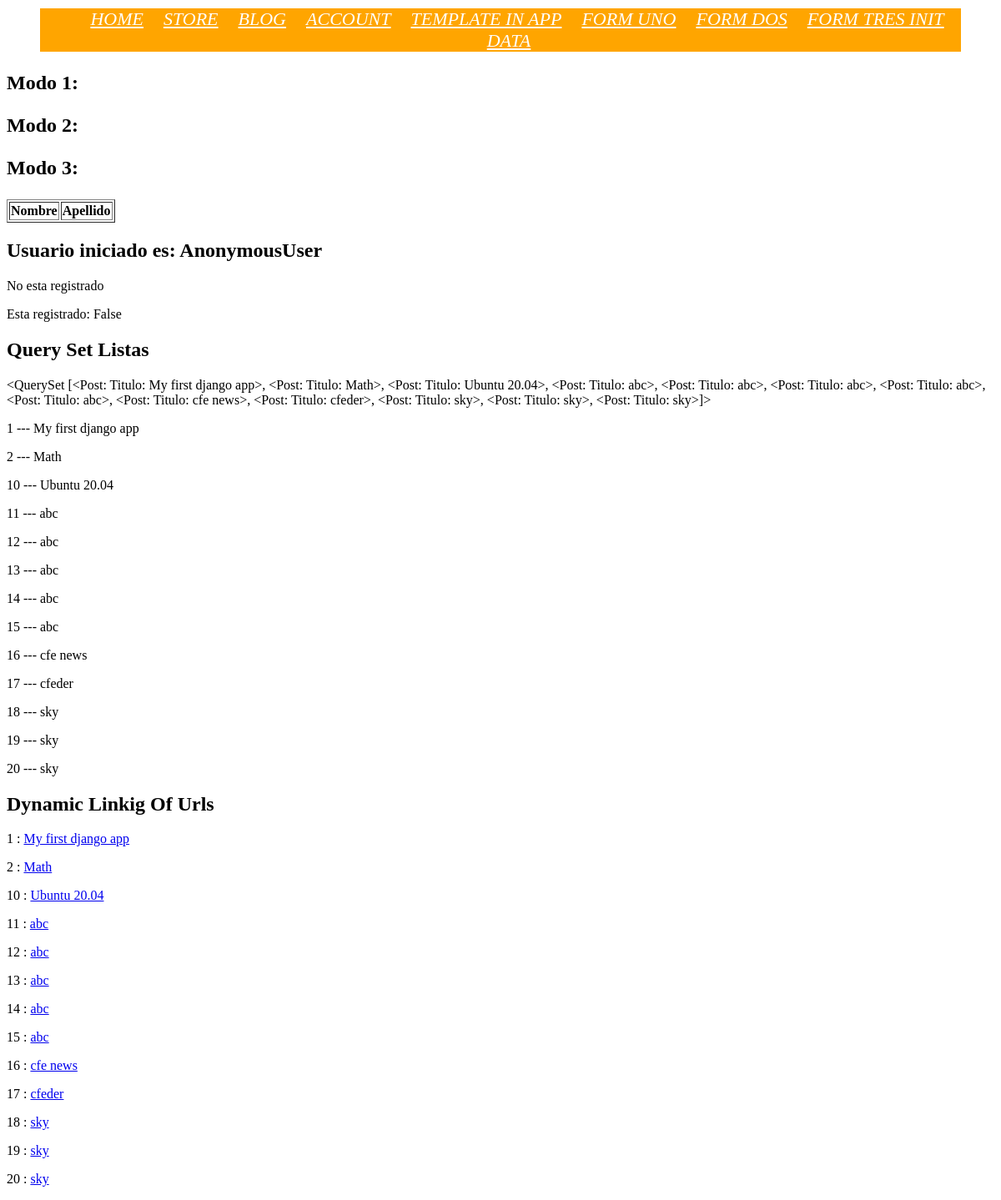
Page /post_blog/my_post/ on the committed database.
### post_blog/models.py (models this page shows)
class Post(models.Model):
    title = models.CharField(max_length=20)
    details = models.TextField(
        blank=True,
        null=True,
        default='Escribe la descripcion.'
    )
    price = models.DecimalField(decimal_places=2, max_digits=4, default=0.99)
    message = models.CharField(
        max_length=20,
        blank=True,
        null=True,
        default='Escribe un mensaje.'
    )
    def __str__(self):
        return f"Titulo: {self.title}"
    def get_absolute_url(self):
        return reverse("my_post:my_post_url_view", kwargs={'my_id': self.id})

### post_blog/views.py (the view)
# urls.py: path('my_post/', views.my_post_url, name='my_post_url'),
def my_post_url(request):
    queryset = Post.objects.all()
    context = {
        'object_list': queryset,
    }
    return render(request, 'main.html', context)

### templates/main.html (shortened to what this page needs)
<!DOCTYPE html>
{% load static  %}
<html lang="en">
<head>
</head>
<body>
    {% include 'navbar/navbar.html' %}
    {% block content %}
    <h2><p> Modo 1: {{ prf }} </p></h2>
    <h2><p> Modo 2: {{ prf|safe }} </p></h2>
    <h2><p> Modo 3: {{ prf|striptags|slugify }} </p></h2>
    <table border="1.4">
    <thead>
        <tr>
            <th>Nombre</th>
            <th>Apellido</th>
        </tr>
    </thead>
    </table>
        <h2>Usuario iniciado es: {{ user }}</h2>
        {% if request.user.is_authenticated %}
            <p>{{ user }} esta registrado</p>
        {% else %}
            <p>No esta registrado</p>
        {% endif %}
        <p>Esta registrado: {{ request.user.is_authenticated }}</p>
    <div>
        <h2>Query Set Listas</h2>
        {{ object_list }}
        {% for instance in object_list %}
            <p>{{ instance.id }} --- {{ instance.title }}</p>
        {% endfor %}
    </div>
    <div>
        <h2>Dynamic Linkig Of Urls</h2>
        {% for instance in object_list %}
            <p>
                {{ instance.id }} :
                <a href="{{ instance.get_absolute_url }}">{{ instance.title }}</a>
            </p>
        {% endfor %}
    </div>
    {% endblock %}
</body>
</html>

### rows in the picture
Post: title.title "<QuerySet [<Post: Titulo: My first django app>, <Post: Titulo: Math>, <Post: Titulo: Ubuntu 20.04>, <Post: Titulo: abc>, <Post: Titulo: abc>, <Post: Titulo: abc>, <Post: Titulo: abc>, <Post: Titulo: abc>, <Post: Titulo: cfe news>, <Post: Titulo: cfeder>, <Post: Titulo: sky>, <Post: Titulo: sky>, <Post: Titulo: sky>]>", id "1", title "My first django app"
Post: id "2", title "Math"
Post: id "10", title "Ubuntu 20.04"
Post: id "11", title "abc"
Post: id "12", title "abc"
Post: id "13", title "abc"
Post: id "14", title "abc"
Post: id "15", title "abc"
Post: id "16", title "cfe news"
Post: id "17", title "cfeder"
Post: id "18", title "sky"
Post: id "19", title "sky"
Post: id "20", title "sky"

### other values in the picture
{{ user }} "AnonymousUser"
{{ request.user.is_authenticated }} "False"
